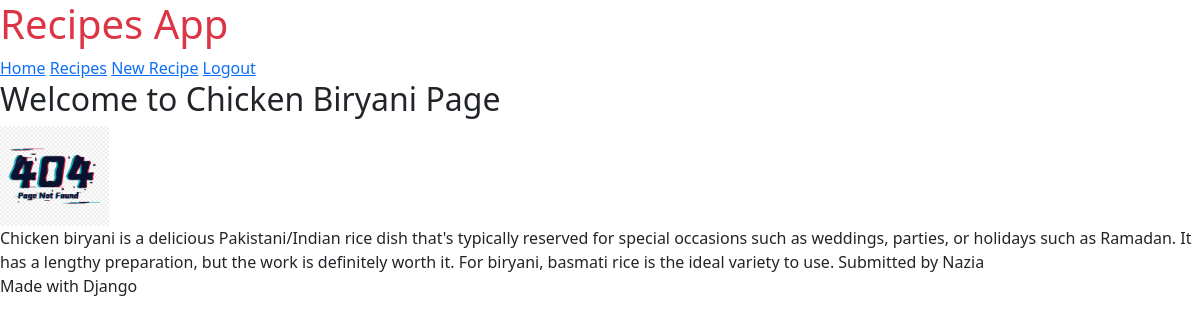
The app's page /show/chicken-biryani/ (signed in) with its own data.
### recipe/models.py (models this page shows, shortened)
class Recipe(models.Model):
    user = models.ForeignKey(User, on_delete=models.SET_NULL, null=True, blank=True)
    title = models.CharField(max_length=100)
    description = models.TextField()
    image = models.ImageField(upload_to='recipes/')
    slug = models.SlugField(unique=True, blank=True)

### recipe/views.py (the view)
# urls.py: path('show/<slug>/', show, name="show"),
def show(request, slug):
    recipe_det = get_object_or_404(Recipe, slug=slug)
    context = {"recipe": recipe_det}
    return render(request, 'recipe/show.html', context)

### recipe/templates/recipe/show.html (shortened to what this page needs)
{% extends "recipe/base.html" %}
{% block content %}
    <h2>Welcome to {{recipe.title}} Page</h2>
                {% if recipe.image %}
                  <img src="{{ recipe.image.url }}" onerror="this.onerror=null;this.src='/static/images/404.jpg';" style="height: 100px;">
                {% else %}
                    <img src="/static/images/404.jpg" style="height: 300px;">
                {% endif %}    <div>
        {{recipe.description}}
    </div>
{% endblock content %}

### records on screen
Recipe: title "Chicken Biryani", description "Chicken biryani is a delicious Pakistani/Indian rice dish that's typically reserved for special occasions such as weddings, parties, or holidays such as Ramadan. It has a lengthy preparation, but the work is definitely worth it. For biryani, basmati rice is the ideal variety to use. Submitted by Nazia"
